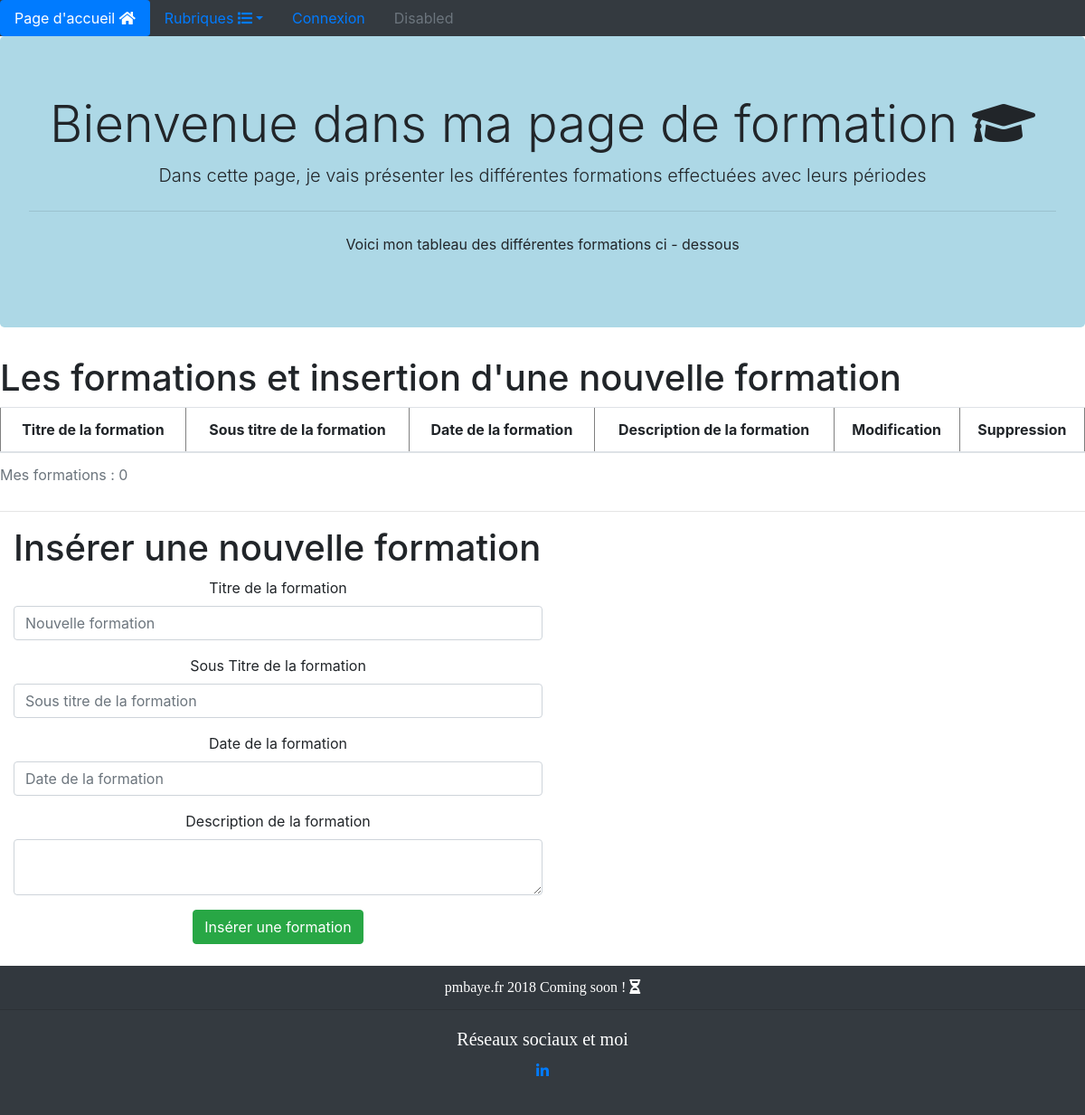
/admin/formations.php, run on an earlier commit of the app's database.
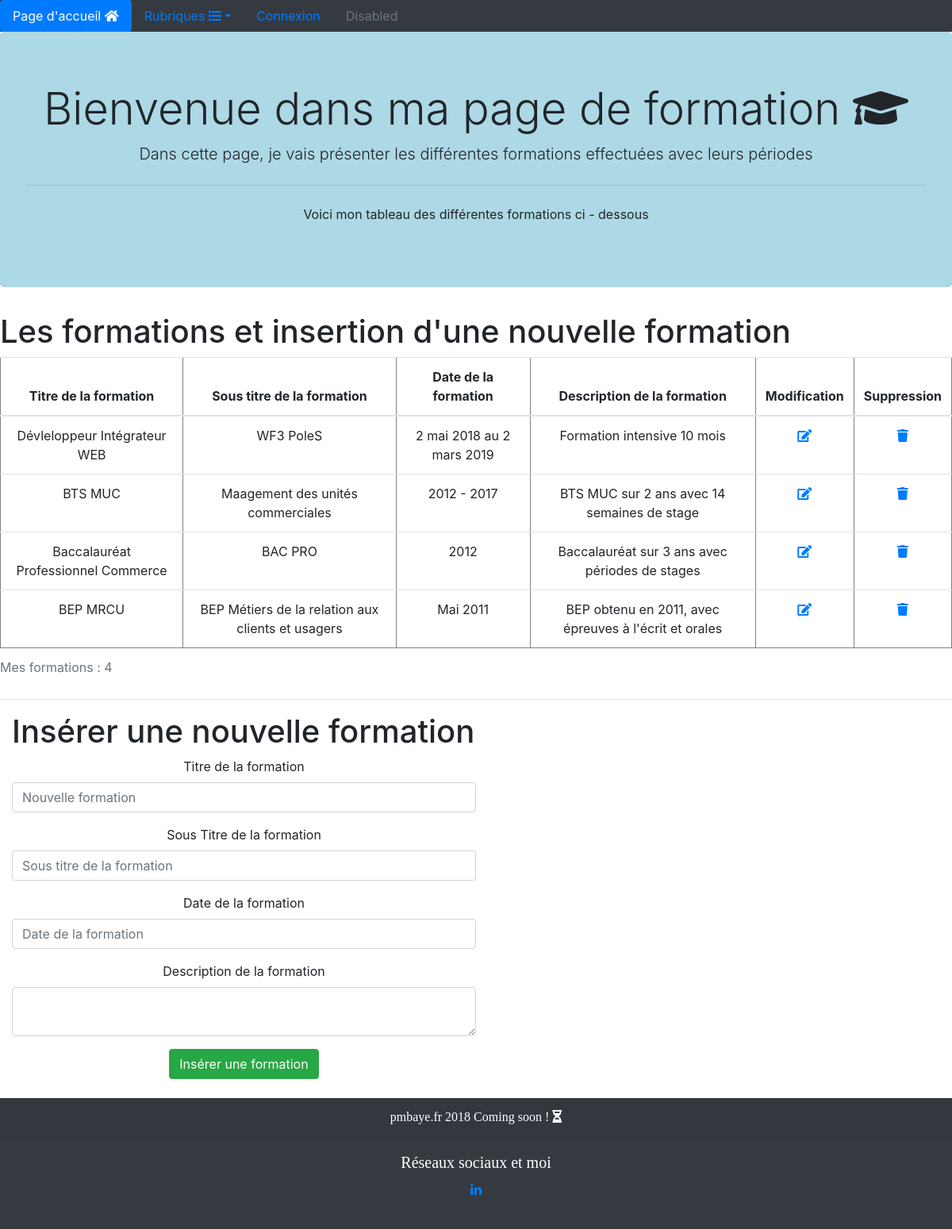
And on a later commit of the database.
### tables this page shows
CREATE TABLE `t_formations` (
  `id_formation` int(3) NOT NULL,
  `titre_form` varchar(150) NOT NULL,
  `stitre_form` varchar(200) NOT NULL,
  `dates_form` varchar(100) NOT NULL,
  `description_form` text NOT NULL,
  `id_utilisateur` int(3) NOT NULL
);

### admin/formations.php (the view, shortened to what this page needs)
<?php require 'connexion.php';
?>
<!DOCTYPE html>
<html lang="fr">
<head>
    <link rel="stylesheet" href="https://stackpath.bootstrapcdn.com/bootstrap/4.1.3/css/bootstrap.min.css">
    <link rel="stylesheet" href="https://use.fontawesome.com/releases/v5.3.1/css/all.css">
    <link rel="stylesheet" href="css/style.css">
</head>
<body>
     <?php require 'inc/navigation.php'; ?>
     <div class="jumbotron">
        <h1 class="display-4">Bienvenue dans ma page de formation <i class="fas fa-graduation-cap"></i></h1>
        <p class="lead">Dans cette page, je vais présenter les différentes formations effectuées avec leurs périodes</p>
        <hr class="my-4">
        <p>Voici mon tableau des différentes formations ci - dessous</p>
    </div>
<h1>Les formations et insertion d'une nouvelle formation</h1>
    <?php
        $sql = $pdoCV -> prepare("SELECT * FROM t_formations");
        $sql -> execute();
        $nbr_formations = $sql -> rowCount();
    ?>
   <div class="voir">
        <table class="table table-hover" border="1">
        <caption>Mes formations : <?php echo $nbr_formations; ?> </caption>
            <thead>
                <tr>
                    <th>Titre de la formation</th>
                    <th>Sous titre de la formation</th>
                    <th>Date de la formation</th>
                    <th>Description de la formation</th>
                    <th>Modification</th>
                    <th>Suppression</th>
                </tr>
            </thead>
            <tbody>
            <?php  while($ligne_formation = $sql -> fetch())
                {
            ?>
                <tr>
                    <td><?php echo $ligne_formation['titre_form']; ?></td>
                    <td><?php echo $ligne_formation['stitre_form']; ?></td>
                    <td><?php echo $ligne_formation['dates_form']; ?></td>
                    <td><?php echo $ligne_formation['description_form']; ?></td>
                    <td><a href="modif_formation.php?id_formation=<?php echo $ligne_formation['id_formation']; ?> " ><i class="fas fa-edit"></i></a></td>
                    <td><a href="formations.php?id_formation=<?php echo $ligne_formation['id_formation']; ?> " ><i class="fas fa-trash"></i></a></td>
                </tr>
                <?php
                    }
                ?>
            </tbody>
        </table>
   </div>
    <hr>
       <div class="container-fluid">
        <h1 >Insérer une nouvelle formation</h1>
            <form class="form_formation" action="formations.php" method="post">
               <div class="form-group">
                    <label for="titre_form">Titre de la formation</label>
                    <input type="text" name="titre_form" placeholder="Nouvelle formation" class="form-control" required>
               </div>
                <div class="form-group">
                    <label for="stitre_form">Sous Titre de la formation</label>
                    <input type="text" name="stitre_form" placeholder="Sous titre de la formation" class="form-control" required>
               </div>
                <div class="form-group">
                    <label for="dates_form">Date de la formation</label>
                    <input type="text" name="dates_form" placeholder="Date de la formation" class="form-control" required>
               </div>
                <div class="form-group">
                    <label for="description_form">Description de la formation</label>
                    <textarea name="description_form" class="form-control"></textarea>
               </div>
                <div class="">
                    <button class="btn btn-success" type="submit">Insérer une formation</button>
                </div>
            </form>
       </div>
<?php require 'inc/footer.php'; ?>

What changed in the data, as far as the page shows it:
added t_formations: titre_form "Dévleloppeur Intégrateur WEB", stitre_form "WF3 PoleS", dates_form "2 mai 2018 au 2 mars 2019", description_form "Formation intensive 10 mois"
added t_formations: titre_form "BTS MUC", stitre_form "Maagement des unités commerciales", dates_form "2012 - 2017", description_form "BTS MUC sur 2 ans avec 14 semaines de stage"
added t_formations: titre_form "Baccalauréat Professionnel Commerce", stitre_form "BAC PRO", dates_form "2012", description_form "Baccalauréat sur 3 ans avec périodes de stages"
added t_formations: titre_form "BEP MRCU", stitre_form "BEP Métiers de la relation aux clients et usagers", dates_form "Mai 2011", description_form "BEP obtenu en 2011, avec épreuves à l'écrit et orales"
Also different on the page:
$nbr_formations: "0" → "4"
